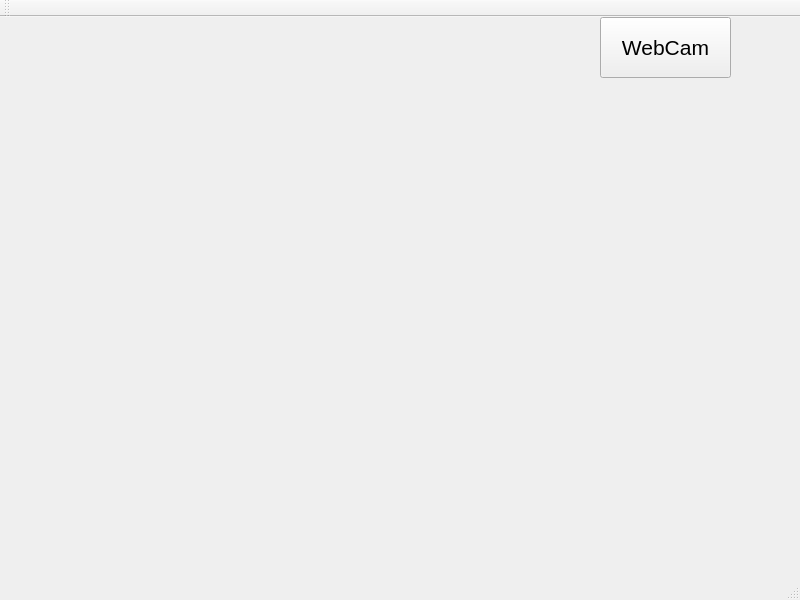
<?xml version="1.0" encoding="UTF-8"?>
<ui version="4.0">
 <class>MainWindow</class>
 <widget class="QMainWindow" name="MainWindow">
  <property name="geometry">
   <rect>
    <x>0</x>
    <y>0</y>
    <width>800</width>
    <height>600</height>
   </rect>
  </property>
  <property name="minimumSize">
   <size>
    <width>460</width>
    <height>320</height>
   </size>
  </property>
  <property name="maximumSize">
   <size>
    <width>1920</width>
    <height>1000</height>
   </size>
  </property>
  <property name="windowTitle">
   <string>MainWindow</string>
  </property>
  <widget class="QWidget" name="centralWidget">
   <widget class="QLabel" name="labelCamera1">
    <property name="geometry">
     <rect>
      <x>10</x>
      <y>10</y>
      <width>600</width>
      <height>400</height>
     </rect>
    </property>
    <property name="styleSheet">
     <string notr="true">image: url(:/HydraBot/media/Media/Rice_OwlBlack.jpg) no-repeat center center fixed;</string>
    </property>
    <property name="text">
     <string/>
    </property>
    <property name="scaledContents">
     <bool>false</bool>
    </property>
   </widget>
   <widget class="QPushButton" name="btnWebCam01">
    <property name="geometry">
     <rect>
      <x>600</x>
      <y>0</y>
      <width>131</width>
      <height>61</height>
     </rect>
    </property>
    <property name="font">
     <font>
      <pointsize>16</pointsize>
     </font>
    </property>
    <property name="text">
     <string>WebCam</string>
    </property>
   </widget>
  </widget>
  <widget class="QMenuBar" name="menuBar">
   <property name="geometry">
    <rect>
     <x>0</x>
     <y>0</y>
     <width>800</width>
     <height>21</height>
    </rect>
   </property>
  </widget>
  <widget class="QToolBar" name="mainToolBar">
   <attribute name="toolBarArea">
    <enum>TopToolBarArea</enum>
   </attribute>
   <attribute name="toolBarBreak">
    <bool>false</bool>
   </attribute>
  </widget>
  <widget class="QStatusBar" name="statusBar"/>
 </widget>
 <layoutdefault spacing="6" margin="11"/>
 <resources/>
 <connections/>
</ui>
